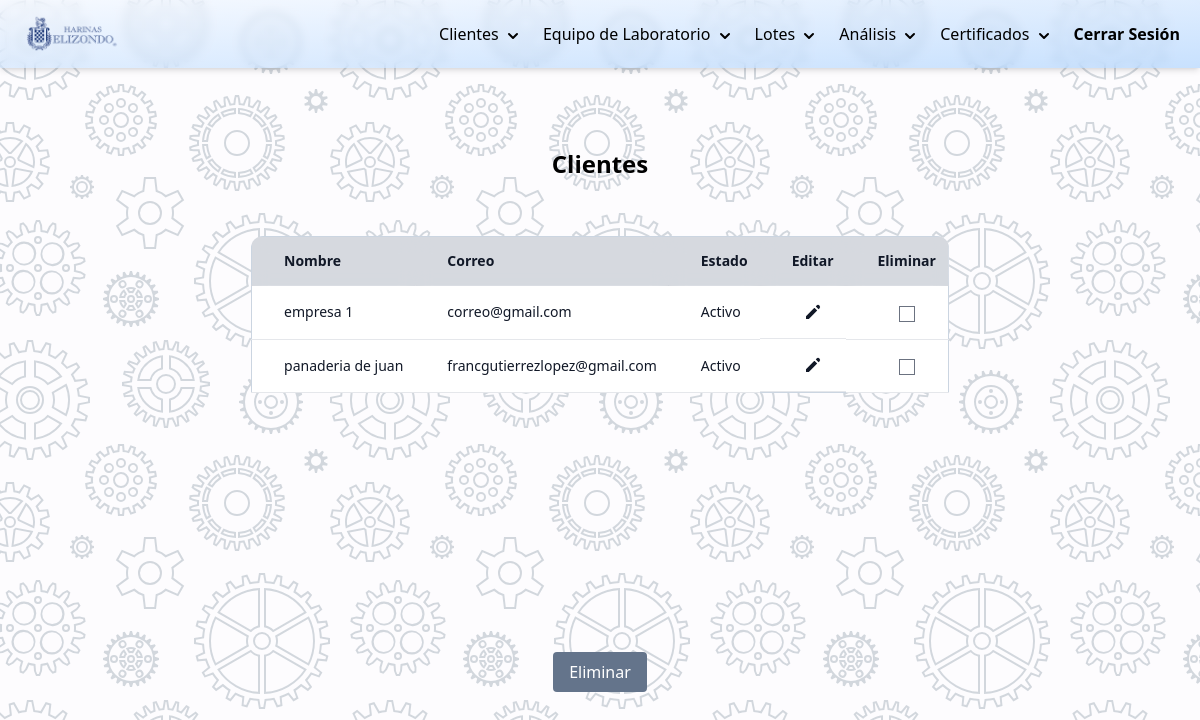
Page /php/modificar-clientes.php (signed in) on the committed database.
### tables this page shows
CREATE TABLE `clientes` (
  `id_cliente` int(11) NOT NULL,
  `id_valores` int(11) DEFAULT NULL,
  `correo` varchar(100) DEFAULT NULL,
  `domicilio` varchar(255) DEFAULT NULL,
  `nombre` varchar(100) DEFAULT NULL,
  `rfc` varchar(100) DEFAULT NULL,
  `estado` int(11) DEFAULT 3,
  `nombre_contacto` varchar(100) DEFAULT NULL,
  `puesto_de_contacto` varchar(100) DEFAULT NULL
);

### DB/controlarDB.php (called while the page is built, shortened)
<?php
function hacerConsulta(string $query){
    $con = mysqli_connect(HOST, USER, PASSWORD, DB);
    if (mysqli_connect_errno()) {
        return "Failed to connect to MySQL: " . mysqli_connect_error();
    }else{
        $result = mysqli_query($con, $query);
        $arreglo_de_resultados=[];
        while ($row = mysqli_fetch_array($result)):
            array_push($arreglo_de_resultados,$row);
        endwhile;
        return $arreglo_de_resultados;
    }
}

### php/modificar-clientes.php (the view, shortened to what this page needs)
<?php
    require_once("../DB/controlarDB.php");
    function estadoALetra($estado){
        switch ($estado){
            case "3":
                $estado="Activo";
                break;
        }
        return $estado;
    }
    $query_lista_clientes="SELECT id_cliente,nombre,correo,estado FROM clientes";
    $arreglo_clientes=hacerConsulta($query_lista_clientes);
?>
<!DOCTYPE html>
<html lang="es">
<head>
    <link rel="stylesheet" href="../css/styles.css">
    <script src="https://cdn.tailwindcss.com"></script>
    <script src="https://cdn.tailwindcss.com?plugins=forms,typography,aspect-ratio,line-clamp"></script>
    <?php require_once("./navbar.php"); ?>
</head>
<body class="background">
    <div class="container mx-auto flex justify-center items-center content-center">
        <div class="flex flex-col p-10 mt-10">
            <h1 class="text-2xl text-center mb-4 font-bold">Clientes</h1>
            <form  method="post" action="<?= htmlspecialchars($_SERVER["PHP_SELF"]);?>" class="mt-0">
                <div class="mt-10 overflow-y-auto h-96 rounded-xl">
                    <table class="table-auto rounded-xl border border-slate-300">
                        <thead class="rounded-lg">
                            <tr class="bg-gray-200">
                                <th class="sticky top-0 z-10 border-b border-gray-300 bg-gray-300 bg-opacity-75 py-3.5 pl-4 pr-3 text-left text-sm font-semibold text-gray-900 backdrop-blur backdrop-filter sm:pl-6 lg:pl-8">Nombre</th>
                                <th class="sticky top-0 z-10 border-b border-gray-300 bg-gray-300 bg-opacity-75 py-3.5 pl-4 pr-3 text-left text-sm font-semibold text-gray-900 backdrop-blur backdrop-filter sm:pl-6 lg:pl-8">Correo</th>
                                <th class="sticky top-0 z-10 border-b border-gray-300 bg-gray-300 bg-opacity-75 py-3.5 pl-4 pr-3 text-left text-sm font-semibold text-gray-900 backdrop-blur backdrop-filter sm:pl-6 lg:pl-8">Estado</th>
                                <th class="sticky top-0 z-10 border-b border-gray-300 bg-gray-300 bg-opacity-75 py-3.5 pl-4 pr-3 text-left text-sm font-semibold text-gray-900 backdrop-blur backdrop-filter sm:pl-6 lg:pl-8">Editar</th>
                                <th class="sticky top-0 z-10 border-b border-gray-300 bg-gray-300 bg-opacity-75 py-3.5 pl-4 pr-3 text-left text-sm font-semibold text-gray-900 backdrop-blur backdrop-filter sm:pl-6 lg:pl-8">Eliminar</th>
                            </tr>
                        </thead>
                        <tbody class="bg-white rounded-lg">
                            <?php foreach ($arreglo_clientes as $cliente): ?>
                            <tr>
                                <td class="whitespace-nowrap border-b border-gray-200 py-4 pl-4 pr-3 text-sm font-medium text-gray-900 sm:pl-6 lg:pl-8"><?= $cliente['nombre'] ?></td>
                                <td class="whitespace-nowrap border-b border-gray-200 py-4 pl-4 pr-3 text-sm font-medium text-gray-900 sm:pl-6 lg:pl-8"><?= $cliente['correo'] ?></td>
                                <td class="whitespace-nowrap border-b border-gray-200 py-4 pl-4 pr-3 text-sm font-medium text-gray-900 sm:pl-6 lg:pl-8"><?= estadoALetra($cliente['estado']) ?></td>
                                <td class="whitespace-nowrap border-b border-gray-200 py-4 pl-4 pr-3 text-sm font-medium text-gray-900 sm:pl-6 lg:pl-8 flex justify-center">
                                    <a href="./editar-cliente.php?i=<?= $cliente['id_cliente'] ?>">
                                        <svg xmlns="http://www.w3.org/2000/svg" class="h-5 w-5" viewBox="0 0 20 20" fill="currentColor">
                                            <path d="M13.586 3.586a2 2 0 112.828 2.828l-.793.793-2.828-2.828.793-.793zM11.379 5.793L3 14.172V17h2.828l8.38-8.379-2.83-2.828z" />
                                        </svg>
                                    </a>
                                </td>
                                <td class="whitespace-nowrap border-b border-gray-200 py-4 pl-4 pr-3 text-sm font-medium text-gray-900 sm:pl-6 lg:pl-8 text-center">
                                    <input type="checkbox" name="eliminar[]" value="<?= $cliente['id_cliente'] ?>">
                                </td>
                            </tr>
                            <?php endforeach ?>
                        </tbody>
                    </table>
                </div>
                <div class="flex items-center justify-center mt-8">
                    <button type="submit" class="bg-slate-500 hover:bg-psipeDarkGray text-white py-2 px-4 rounded focus:outline-none focus:shadow-outline">
                        Eliminar
                    </button>
                </div>
            </form>
        </div>
    </div>
</body>
</html>

### css/styles.css (style rules this page uses)
.background { background-color: #fdfcfe; }

### rows in the picture
clientes: nombre "empresa 1", correo "correo@gmail.com", estado "Activo"
clientes: nombre "panaderia de juan", correo "francgutierrezlopez@gmail.com", estado "Activo"
